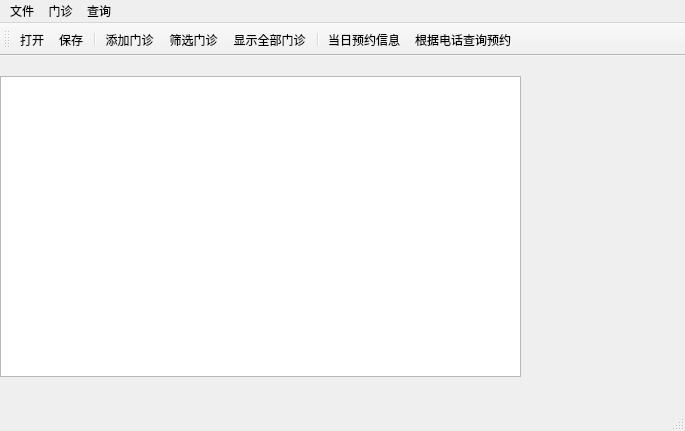
<?xml version="1.0" encoding="UTF-8"?>
<ui version="4.0">
 <class>MainWindow</class>
 <widget class="QMainWindow" name="MainWindow">
  <property name="geometry">
   <rect>
    <x>0</x>
    <y>0</y>
    <width>685</width>
    <height>431</height>
   </rect>
  </property>
  <property name="windowTitle">
   <string>主窗口</string>
  </property>
  <widget class="QWidget" name="centralwidget">
   <widget class="QTableView" name="dataTable">
    <property name="geometry">
     <rect>
      <x>0</x>
      <y>20</y>
      <width>521</width>
      <height>301</height>
     </rect>
    </property>
   </widget>
  </widget>
  <widget class="QMenuBar" name="menubar">
   <property name="geometry">
    <rect>
     <x>0</x>
     <y>0</y>
     <width>685</width>
     <height>21</height>
    </rect>
   </property>
   <widget class="QMenu" name="menu">
    <property name="title">
     <string>文件</string>
    </property>
    <addaction name="actionOpen"/>
    <addaction name="actionSave"/>
   </widget>
   <widget class="QMenu" name="menu_2">
    <property name="title">
     <string>门诊</string>
    </property>
    <addaction name="actionAdd"/>
    <addaction name="actionSelectDepartment"/>
    <addaction name="actionshowAll"/>
   </widget>
   <widget class="QMenu" name="menu_3">
    <property name="title">
     <string>查询</string>
    </property>
    <addaction name="actionSearchByTel"/>
    <addaction name="actiongetTodayAppointments"/>
   </widget>
   <addaction name="menu"/>
   <addaction name="menu_2"/>
   <addaction name="menu_3"/>
  </widget>
  <widget class="QStatusBar" name="statusbar"/>
  <widget class="QToolBar" name="toolBar">
   <property name="windowTitle">
    <string>toolBar</string>
   </property>
   <attribute name="toolBarArea">
    <enum>TopToolBarArea</enum>
   </attribute>
   <attribute name="toolBarBreak">
    <bool>false</bool>
   </attribute>
   <addaction name="actionOpen"/>
   <addaction name="actionSave"/>
   <addaction name="separator"/>
   <addaction name="actionAdd"/>
   <addaction name="actionSelectDepartment"/>
   <addaction name="actionshowAll"/>
   <addaction name="separator"/>
   <addaction name="actiongetTodayAppointments"/>
   <addaction name="actionSearchByTel"/>
  </widget>
  <action name="actionOpen">
   <property name="icon">
    <iconset resource="icons.qrc">
     <normaloff>:/icon/open.png</normaloff>:/icon/open.png</iconset>
   </property>
   <property name="text">
    <string>打开</string>
   </property>
  </action>
  <action name="actionSave">
   <property name="icon">
    <iconset resource="icons.qrc">
     <normaloff>:/icon/save.png</normaloff>:/icon/save.png</iconset>
   </property>
   <property name="text">
    <string>保存</string>
   </property>
  </action>
  <action name="actionAdd">
   <property name="icon">
    <iconset resource="icons.qrc">
     <normaloff>:/icon/add.png</normaloff>:/icon/add.png</iconset>
   </property>
   <property name="text">
    <string>添加门诊</string>
   </property>
  </action>
  <action name="actionSearchByTel">
   <property name="icon">
    <iconset resource="icons.qrc">
     <normaloff>:/icon/by_tel.png</normaloff>:/icon/by_tel.png</iconset>
   </property>
   <property name="text">
    <string>根据电话查询预约</string>
   </property>
  </action>
  <action name="actionSelectDepartment">
   <property name="icon">
    <iconset resource="icons.qrc">
     <normaloff>:/icon/select.png</normaloff>:/icon/select.png</iconset>
   </property>
   <property name="text">
    <string>筛选门诊</string>
   </property>
  </action>
  <action name="actionshowAll">
   <property name="icon">
    <iconset resource="icons.qrc">
     <normaloff>:/icon/show_all.png</normaloff>:/icon/show_all.png</iconset>
   </property>
   <property name="text">
    <string>显示全部门诊</string>
   </property>
  </action>
  <action name="actiongetTodayAppointments">
   <property name="icon">
    <iconset resource="icons.qrc">
     <normaloff>:/icon/today.png</normaloff>:/icon/today.png</iconset>
   </property>
   <property name="text">
    <string>当日预约信息</string>
   </property>
  </action>
 </widget>
 <resources>
  <include location="icons.qrc"/>
 </resources>
 <connections/>
</ui>
